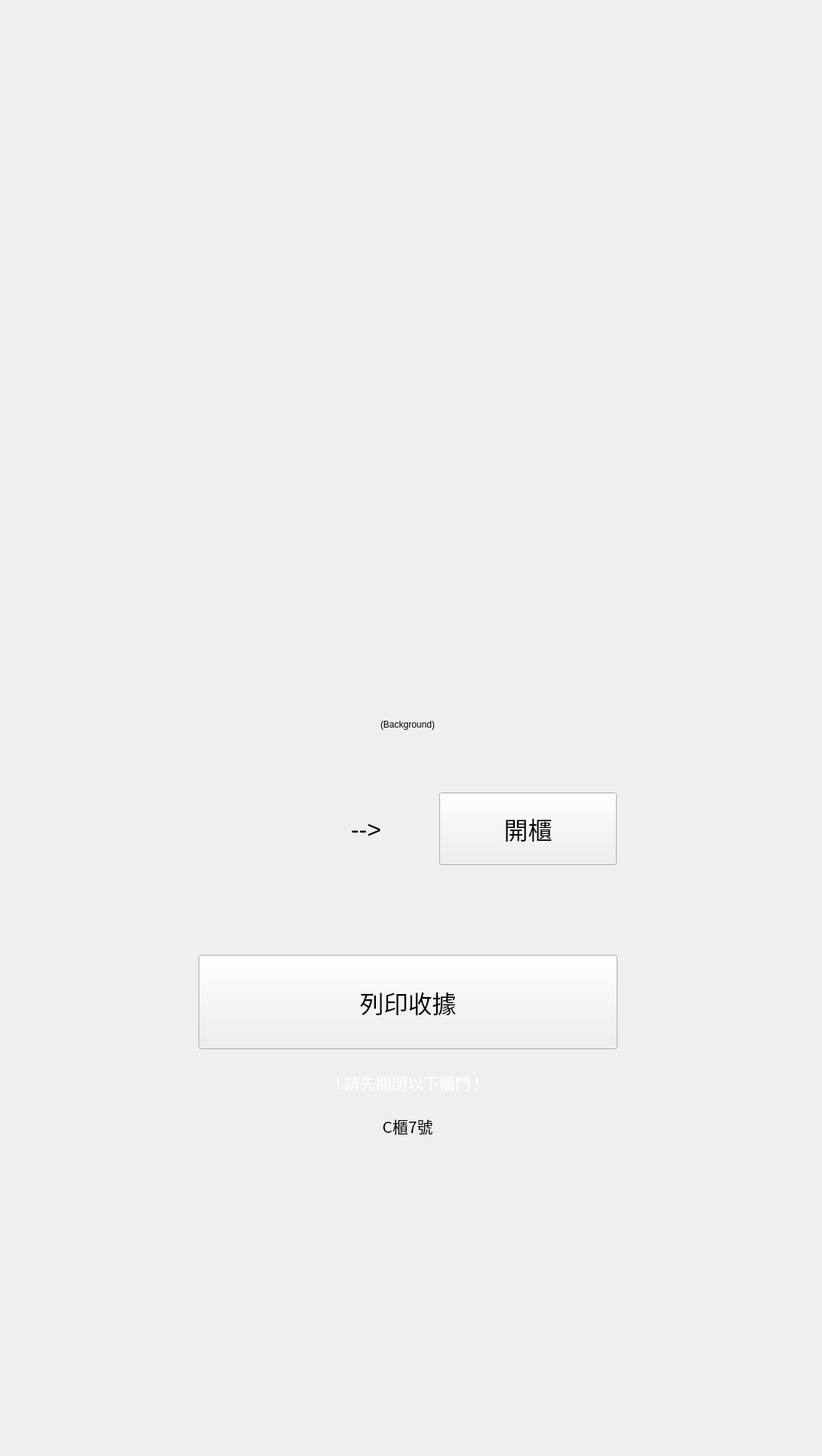
    <widget class="QWidget" name="page_ec_pickup_result">
     <widget class="QPushButton" name="pbtn_ec_pickup_finish">
      <property name="geometry">
       <rect>
        <x>263</x>
        <y>1265</y>
        <width>555</width>
        <height>125</height>
       </rect>
      </property>
      <property name="font">
       <font>
        <family>Noto Sans CJK TC</family>
        <pointsize>24</pointsize>
       </font>
      </property>
      <property name="text">
       <string>列印收據</string>
      </property>
     </widget>
     <widget class="QPushButton" name="pbtn_ec_pickup_open">
      <property name="geometry">
       <rect>
        <x>582</x>
        <y>1050</y>
        <width>235</width>
        <height>96</height>
       </rect>
      </property>
      <property name="font">
       <font>
        <family>Noto Sans CJK TC</family>
        <pointsize>24</pointsize>
       </font>
      </property>
      <property name="text">
       <string>開櫃</string>
      </property>
     </widget>
     <widget class="QLabel" name="lbl_ec_pickup_result_bg">
      <property name="geometry">
       <rect>
        <x>0</x>
        <y>0</y>
        <width>1080</width>
        <height>1920</height>
       </rect>
      </property>
      <property name="text">
       <string>(Background)</string>
      </property>
      <property name="alignment">
       <set>Qt::AlignCenter</set>
      </property>
     </widget>
     <widget class="QLabel" name="lbl_ec_pickup_result_hint">
      <property name="geometry">
       <rect>
        <x>359</x>
        <y>1400</y>
        <width>362</width>
        <height>68</height>
       </rect>
      </property>
      <property name="font">
       <font>
        <family>Noto Sans CJK TC</family>
        <pointsize>16</pointsize>
       </font>
      </property>
      <property name="styleSheet">
       <string notr="true">color: rgb(255, 255, 255);
background-color: rgba(255, 255, 255, 0);</string>
      </property>
      <property name="text">
       <string>! 請先關閉以下櫃門 !</string>
      </property>
      <property name="alignment">
       <set>Qt::AlignCenter</set>
      </property>
     </widget>
     <widget class="QLabel" name="lbl_ec_pickup_result_door_hint">
      <property name="geometry">
       <rect>
        <x>300</x>
        <y>1472</y>
        <width>480</width>
        <height>40</height>
       </rect>
      </property>
      <property name="font">
       <font>
        <family>Noto Sans CJK TC</family>
        <pointsize>16</pointsize>
       </font>
      </property>
      <property name="text">
       <string>C櫃7號</string>
      </property>
      <property name="alignment">
       <set>Qt::AlignCenter</set>
      </property>
     </widget>
     <widget class="QLabel" name="lbl_ec_pickup_open_hint">
      <property name="geometry">
       <rect>
        <x>465</x>
        <y>1059</y>
        <width>135</width>
        <height>80</height>
       </rect>
      </property>
      <property name="font">
       <font>
        <pointsize>24</pointsize>
       </font>
      </property>
      <property name="text">
       <string>--&gt;</string>
      </property>
     </widget>
     <zorder>lbl_ec_pickup_result_bg</zorder>
     <zorder>pbtn_ec_pickup_open</zorder>
     <zorder>pbtn_ec_pickup_finish</zorder>
     <zorder>lbl_ec_pickup_result_hint</zorder>
     <zorder>lbl_ec_pickup_result_door_hint</zorder>
     <zorder>lbl_ec_pickup_open_hint</zorder>
    </widget>
